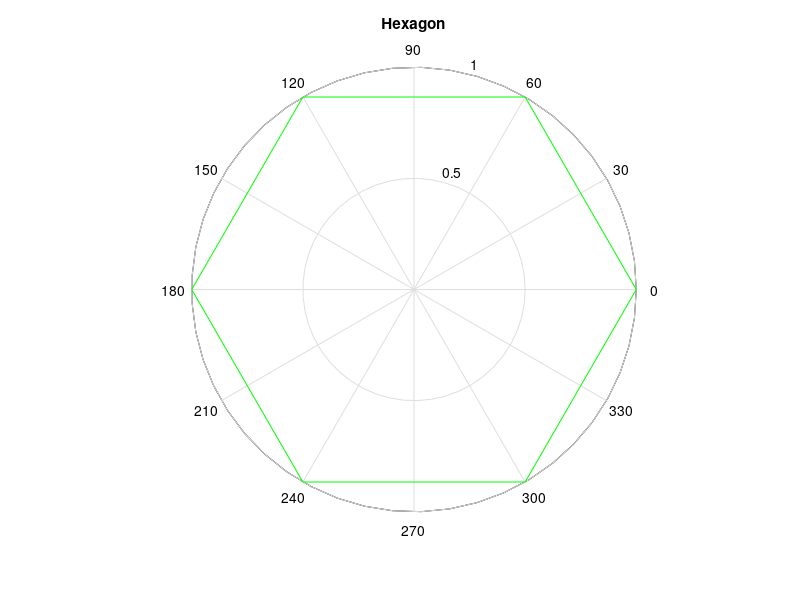

This figure's MATLAB source:
%Homework 3/15 Problem 2 Part E: Polar graphs

%In this last part, I will be plotting a hexagon. I obtained this
%information by looking online at MATLAB forums
thex= 0:pi/3:2*pi; %First, I define my theta values 
rhex= ones(1,7); %Next, i define my rho values
%Finally, I use the polar function, formatting this graph as a solid green
%line. 
polar(thex,rhex, 'g') 

%And of course, I add a title
title('Hexagon')